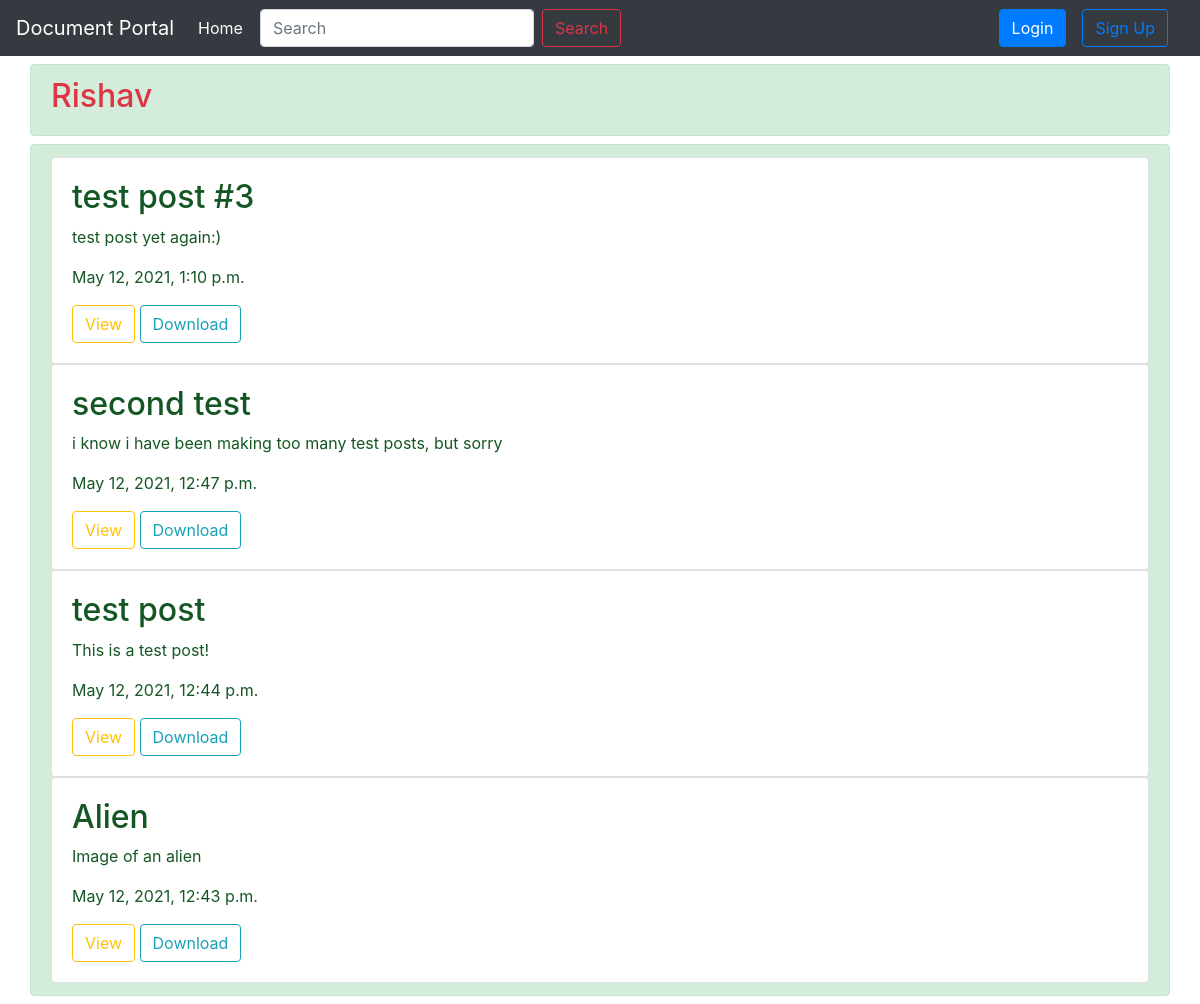
The page /profile/Rishav on the database its author committed.
### main/models.py (models this page shows, shortened)
class User(models.Model):
    username = models.CharField(max_length=50)
    password = models.CharField(max_length=50)

class Post(models.Model):
    user = models.ForeignKey(User, on_delete=models.CASCADE)
    title = models.CharField(max_length=200)
    file_field = models.FileField(upload_to='uploads/')
    file_date = models.DateTimeField(auto_now=True)
    desc = models.TextField()

### main/views.py (the view)
class ProfileView(ListView):
    def get(self, request, user_name):
        user_obj = User.objects.get(username=user_name)
        user_posts = user_obj.post_set.all().order_by('-id')
        param = {'user_data': user_obj, 'user_posts': user_posts}
        return render(request, 'main/profile.html', param)

### templates/main/profile.html (shortened to what this page needs)
{% extends 'main/base.html' %}
{% load static % }
{% block title %}Profile{% endblock %}
{% block body%}
<div class="container alert alert-success my-2">
    {% if user_data.username == request.session.user %}
    <h2>Welcome <span style="color:#DC3545;">{{user_data.username}}</span> !</h2>
    {% else %}
    <h2 style="color:#DC3545;">{{user_data.username}}</h2>
    {% endif %}
</div>
<div class="container alert alert-success my-2">
    {% if user_posts %}
    {% for post in user_posts%}
    <div class="card">
        <div class="card-body">
            <h2>{{post.title}}</h2>
            <p>{{post.desc}}</p>
            <p>{{post.file_date}}</p>
            <a href="{{MEDIA_URL}}/{{post.file_field.url}}" target="_blank" class="btn btn-outline-warning">View</a>
            <a href="{{MEDIA_URL}}/{{post.file_field.url}}" download class="btn btn-outline-info">Download</a>
        </div>
    </div>
    {% endfor %}
    {% else %}
    <div class="container">
        <h2>No Posts Yet.</h2>
    </div>
    {% endif %}
</div>
{% endblock %}

### rows shown on the page
User: username "Rishav"
Post: title "test post #3", desc "test post yet again:)", file_date "May 12, 2021, 1:10 p.m."
Post: title "second test", desc "i know i have been making too many test posts, but sorry", file_date "May 12, 2021, 12:47 p.m."
Post: title "test post", desc "This is a test post!", file_date "May 12, 2021, 12:44 p.m."
Post: title "Alien", desc "Image of an alien", file_date "May 12, 2021, 12:43 p.m."
